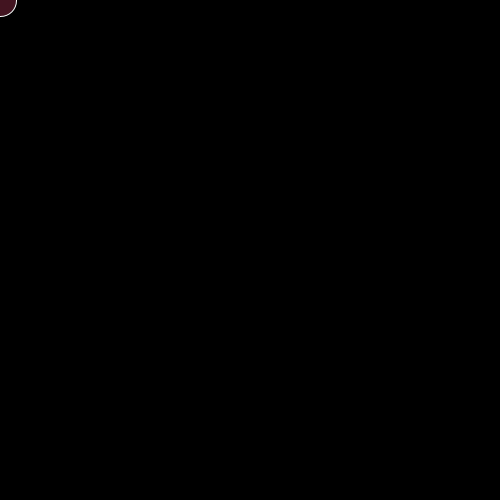
Frame 1 (no input)
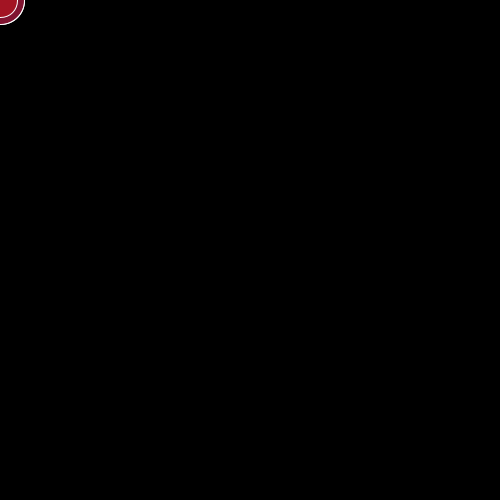
Frame 60 (the mouse pressed at the canvas centre just before this capture)
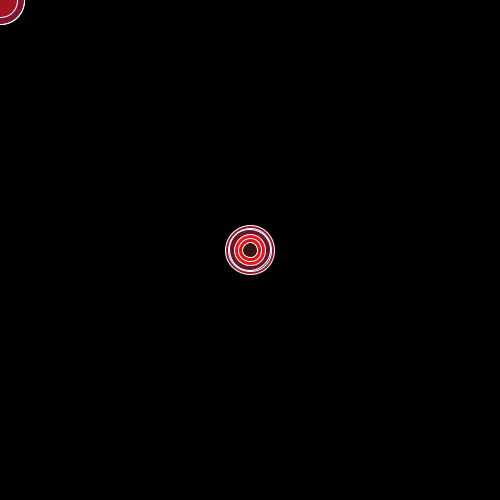
Frame 120 (the mouse held since frame 60 and released just before this capture)

The Processing sketch that drew these frames (run headless with seeded random() and noise(); from frame 60 on, the mouse is pressed at the canvas centre):

// Processing sketch: processing_53092
// ── processing_53092.pde

void setup(){
  size(500,500);
  smooth();
  stroke(255);
  background(0);
}

void draw(){
  float r = random(50);
  fill(random(255),20,r);
  ellipseMode(CENTER);
  ellipse(mouseX,mouseY,r,r);
}
